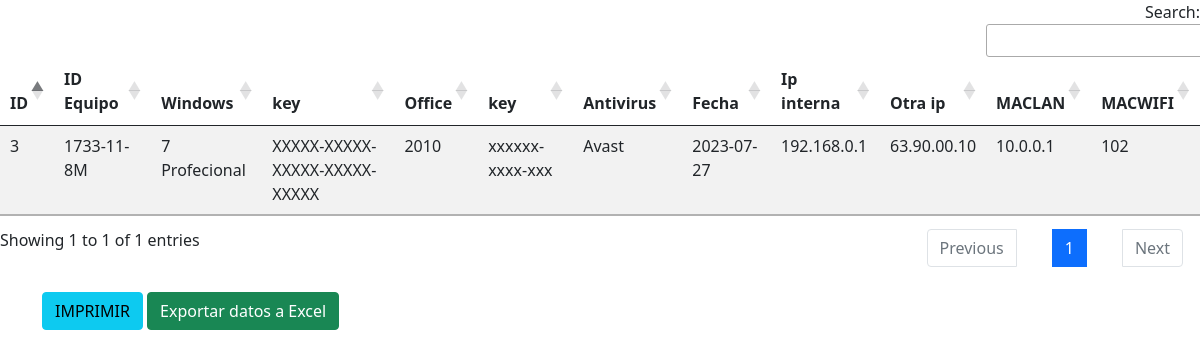
Screenshot of /tbSoftware.php with the database file from the repository.
### tables this page shows
CREATE TABLE `inventario_sw` (
  `ID` int NOT NULL AUTO_INCREMENT,
  `ID_equipo` varchar(25) DEFAULT NULL,   
  `ver_windows` varchar(25) DEFAULT NULL,
  `Key_W` varchar(30) DEFAULT NULL,
  `ver_office` varchar(25) DEFAULT NULL,
  `Key_of` varchar(30) DEFAULT NULL,
  `Antivirus` varchar(25) DEFAULT NULL,
  `fecha_inicio` date DEFAULT NULL,
  `Ip_interna` varchar(15) DEFAULT NULL,
  `otra_ip` varchar(15) DEFAULT NULL,
  `ip02` varchar(17) DEFAULT NULL,
  `ip03` varchar(17) DEFAULT NULL,
  `maclan` varchar(20) DEFAULT NULL,
  `macwifi` varchar(20) DEFAULT NULL,
  PRIMARY KEY (`ID`),
  CONSTRAINT `fk_inventariof` FOREIGN KEY (`ID_equipo`) REFERENCES `inventariof` (`N_inventario`)   
);

### tbSoftware.php (the view, shortened to what this page needs)
<?php
$conex = mysqli_connect("localhost", "root", "", "inventario");
$query = 'SELECT * FROM inventario_sw';
$result = mysqli_query($conex, $query);
?>
<!DOCTYPE html>
<html lang="en">
<head>
    <link href="https://cdn.jsdelivr.net/npm/bootstrap@5.0.2/dist/css/bootstrap.min.css"
    rel="stylesheet"
>
    <link href="https://cdn.datatables.net/1.10.25/css/jquery.dataTables.min.css" rel="stylesheet">
    <link href="https://cdn.datatables.net/buttons/1.7.1/css/buttons.dataTables.min.css" rel="stylesheet">
</head>
<body>
    <table id="tabla" class="table table-striped">
        <thead>
            <tr>
                <th>ID</th>
                <th>ID Equipo</th>
                <th>Windows</th>
                <th>key</th>
                <th>Office</th>
                <th>key</th>
                <th>Antivirus</th>
                <th>Fecha</th>
                <th>Ip interna</th>
                <th>Otra ip</th>
                <th>MACLAN</th>
                <th>MACWIFI</th>
            </tr>
        </thead>
        <tbody>
            <?php while ($row = mysqli_fetch_assoc($result)) { ?>
            <tr>
                <td><?php echo $row['ID'] ?></td>
                <td><?php echo $row['ID_equipo'] ?></td>
                <td><?php echo $row['ver_windows'] ?></td>
                <td><?php echo $row['Key_W'] ?></td>
                <td><?php echo $row['ver_office'] ?></td>
                <td><?php echo $row['Key_of'] ?></td>
                <td><?php echo $row['Antivirus'] ?></td>
                <td><?php echo $row['fecha_inicio'] ?></td>
                <td><?php echo $row['Ip_interna'] ?></td>
                <td><?php echo $row['otra_ip'] ?></td>
                <td><?php echo $row['maclan'] ?></td>
                <td><?php echo $row['macwifi'] ?></td>
            </tr>
            <?php } ?>
        </tbody>
    </table>
    <div class="container">
        <button id="print-button" class="btn btn-info" type="button">IMPRIMIR</button>
        <button id="btnExportar" class="btn btn-success">
                <i class="fas fa-file-excel"></i> Exportar datos a Excel
            </button>
    </div>
</body>
</html>

### rows the page displays
inventario_sw: ID "3", ID_equipo "1733-11-8M", ver_windows "7 Profecional", Key_W "XXXXX-XXXXX-XXXXX-XXXXX-XXXXX", ver_office "2010", Key_of "xxxxxx-xxxx-xxx", Antivirus "Avast", fecha_inicio "2023-07-27", Ip_interna "192.168.0.1", otra_ip "63.90.00.10", maclan "10.0.0.1", macwifi "102"
